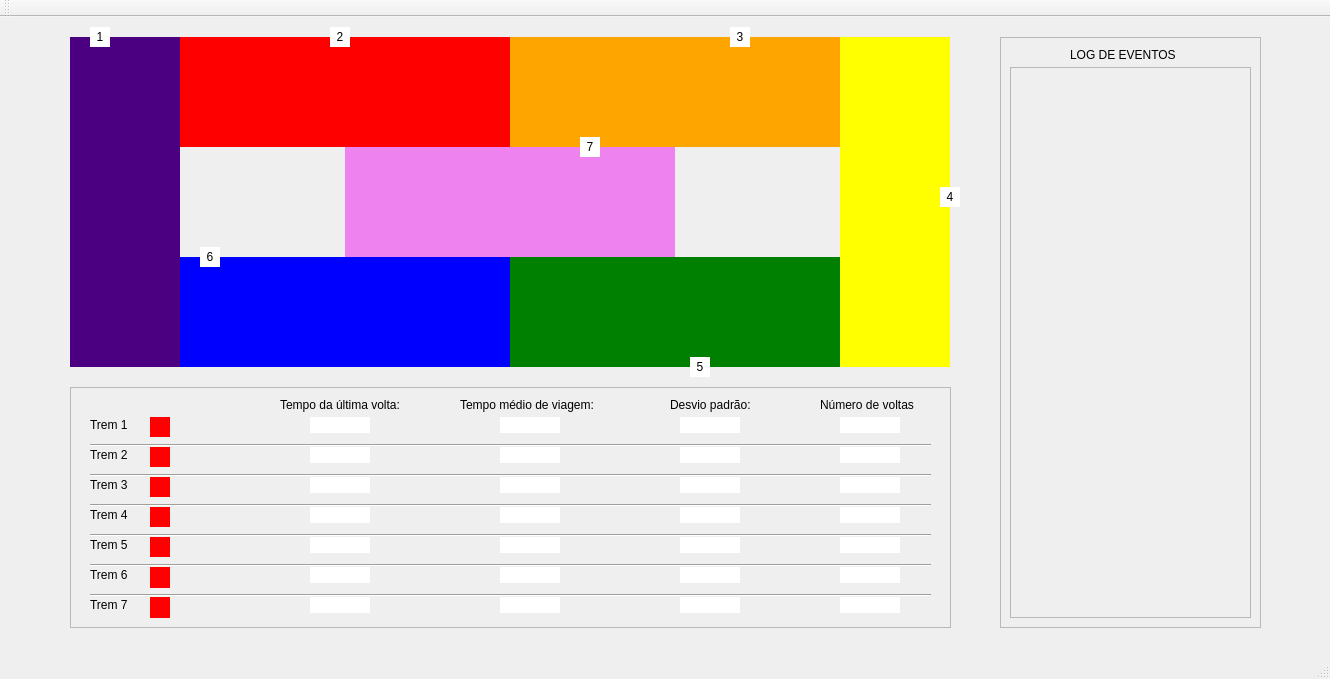
<?xml version="1.0" encoding="UTF-8"?>
<ui version="4.0">
 <class>MainWindow</class>
 <widget class="QMainWindow" name="MainWindow">
  <property name="geometry">
   <rect>
    <x>0</x>
    <y>0</y>
    <width>1330</width>
    <height>679</height>
   </rect>
  </property>
  <property name="minimumSize">
   <size>
    <width>0</width>
    <height>0</height>
   </size>
  </property>
  <property name="windowTitle">
   <string>MainWindow</string>
  </property>
  <widget class="QWidget" name="centralWidget">
   <widget class="QLabel" name="trainTrack01">
    <property name="geometry">
     <rect>
      <x>70</x>
      <y>20</y>
      <width>110</width>
      <height>330</height>
     </rect>
    </property>
    <property name="autoFillBackground">
     <bool>false</bool>
    </property>
    <property name="styleSheet">
     <string notr="true">background-color: indigo</string>
    </property>
    <property name="text">
     <string/>
    </property>
   </widget>
   <widget class="QLabel" name="train01">
    <property name="enabled">
     <bool>true</bool>
    </property>
    <property name="geometry">
     <rect>
      <x>90</x>
      <y>10</y>
      <width>20</width>
      <height>20</height>
     </rect>
    </property>
    <property name="styleSheet">
     <string notr="true">background-color: white</string>
    </property>
    <property name="text">
     <string>1</string>
    </property>
    <property name="alignment">
     <set>Qt::AlignCenter</set>
    </property>
   </widget>
   <widget class="QLabel" name="trainTrack04">
    <property name="geometry">
     <rect>
      <x>840</x>
      <y>20</y>
      <width>110</width>
      <height>330</height>
     </rect>
    </property>
    <property name="styleSheet">
     <string notr="true">background-color: yellow</string>
    </property>
    <property name="text">
     <string/>
    </property>
   </widget>
   <widget class="QLabel" name="trainTrack02">
    <property name="geometry">
     <rect>
      <x>180</x>
      <y>20</y>
      <width>330</width>
      <height>110</height>
     </rect>
    </property>
    <property name="styleSheet">
     <string notr="true">background-color: red</string>
    </property>
    <property name="text">
     <string/>
    </property>
   </widget>
   <widget class="QLabel" name="trainTrack03">
    <property name="geometry">
     <rect>
      <x>510</x>
      <y>20</y>
      <width>330</width>
      <height>110</height>
     </rect>
    </property>
    <property name="styleSheet">
     <string notr="true">background-color: orange</string>
    </property>
    <property name="text">
     <string/>
    </property>
   </widget>
   <widget class="QLabel" name="trainTrack06">
    <property name="geometry">
     <rect>
      <x>180</x>
      <y>240</y>
      <width>330</width>
      <height>110</height>
     </rect>
    </property>
    <property name="styleSheet">
     <string notr="true">background-color: blue</string>
    </property>
    <property name="text">
     <string/>
    </property>
   </widget>
   <widget class="QLabel" name="trainTrack05">
    <property name="geometry">
     <rect>
      <x>510</x>
      <y>240</y>
      <width>330</width>
      <height>110</height>
     </rect>
    </property>
    <property name="styleSheet">
     <string notr="true">background-color: green</string>
    </property>
    <property name="text">
     <string/>
    </property>
   </widget>
   <widget class="QLabel" name="trainTrack07">
    <property name="geometry">
     <rect>
      <x>345</x>
      <y>130</y>
      <width>330</width>
      <height>110</height>
     </rect>
    </property>
    <property name="styleSheet">
     <string notr="true">background-color: violet</string>
    </property>
    <property name="text">
     <string/>
    </property>
   </widget>
   <widget class="QLabel" name="train02">
    <property name="enabled">
     <bool>true</bool>
    </property>
    <property name="geometry">
     <rect>
      <x>330</x>
      <y>10</y>
      <width>20</width>
      <height>20</height>
     </rect>
    </property>
    <property name="styleSheet">
     <string notr="true">background-color: white</string>
    </property>
    <property name="text">
     <string>2</string>
    </property>
    <property name="alignment">
     <set>Qt::AlignCenter</set>
    </property>
   </widget>
   <widget class="QLabel" name="train03">
    <property name="enabled">
     <bool>true</bool>
    </property>
    <property name="geometry">
     <rect>
      <x>730</x>
      <y>10</y>
      <width>20</width>
      <height>20</height>
     </rect>
    </property>
    <property name="styleSheet">
     <string notr="true">background-color: white</string>
    </property>
    <property name="text">
     <string>3</string>
    </property>
    <property name="alignment">
     <set>Qt::AlignCenter</set>
    </property>
   </widget>
   <widget class="QLabel" name="train04">
    <property name="enabled">
     <bool>true</bool>
    </property>
    <property name="geometry">
     <rect>
      <x>940</x>
      <y>170</y>
      <width>20</width>
      <height>20</height>
     </rect>
    </property>
    <property name="styleSheet">
     <string notr="true">background-color: white</string>
    </property>
    <property name="text">
     <string>4</string>
    </property>
    <property name="alignment">
     <set>Qt::AlignCenter</set>
    </property>
   </widget>
   <widget class="QLabel" name="train05">
    <property name="enabled">
     <bool>true</bool>
    </property>
    <property name="geometry">
     <rect>
      <x>690</x>
      <y>340</y>
      <width>20</width>
      <height>20</height>
     </rect>
    </property>
    <property name="styleSheet">
     <string notr="true">background-color: white</string>
    </property>
    <property name="text">
     <string>5</string>
    </property>
    <property name="alignment">
     <set>Qt::AlignCenter</set>
    </property>
   </widget>
   <widget class="QLabel" name="train06">
    <property name="enabled">
     <bool>true</bool>
    </property>
    <property name="geometry">
     <rect>
      <x>200</x>
      <y>230</y>
      <width>20</width>
      <height>20</height>
     </rect>
    </property>
    <property name="styleSheet">
     <string notr="true">background-color: white</string>
    </property>
    <property name="text">
     <string>6</string>
    </property>
    <property name="alignment">
     <set>Qt::AlignCenter</set>
    </property>
   </widget>
   <widget class="QLabel" name="train07">
    <property name="enabled">
     <bool>true</bool>
    </property>
    <property name="geometry">
     <rect>
      <x>580</x>
      <y>120</y>
      <width>20</width>
      <height>20</height>
     </rect>
    </property>
    <property name="styleSheet">
     <string notr="true">background-color: white</string>
    </property>
    <property name="text">
     <string>7</string>
    </property>
    <property name="alignment">
     <set>Qt::AlignCenter</set>
    </property>
   </widget>
   <widget class="QFrame" name="frame">
    <property name="geometry">
     <rect>
      <x>70</x>
      <y>370</y>
      <width>881</width>
      <height>241</height>
     </rect>
    </property>
    <property name="frameShape">
     <enum>QFrame::StyledPanel</enum>
    </property>
    <property name="frameShadow">
     <enum>QFrame::Raised</enum>
    </property>
    <widget class="QLabel" name="label_average">
     <property name="geometry">
      <rect>
       <x>390</x>
       <y>10</y>
       <width>161</width>
       <height>16</height>
      </rect>
     </property>
     <property name="text">
      <string>Tempo médio de viagem:</string>
     </property>
    </widget>
    <widget class="QLabel" name="label_deviation">
     <property name="geometry">
      <rect>
       <x>600</x>
       <y>10</y>
       <width>101</width>
       <height>16</height>
      </rect>
     </property>
     <property name="text">
      <string>Desvio padrão:</string>
     </property>
    </widget>
    <widget class="QLabel" name="label_lastTime">
     <property name="geometry">
      <rect>
       <x>210</x>
       <y>10</y>
       <width>151</width>
       <height>16</height>
      </rect>
     </property>
     <property name="text">
      <string>Tempo da última volta:</string>
     </property>
    </widget>
    <widget class="QLabel" name="label_nb">
     <property name="geometry">
      <rect>
       <x>750</x>
       <y>10</y>
       <width>121</width>
       <height>16</height>
      </rect>
     </property>
     <property name="text">
      <string>Número de voltas</string>
     </property>
    </widget>
    <widget class="QLabel" name="label_train1">
     <property name="geometry">
      <rect>
       <x>20</x>
       <y>30</y>
       <width>60</width>
       <height>16</height>
      </rect>
     </property>
     <property name="text">
      <string>Trem 1</string>
     </property>
    </widget>
    <widget class="QLabel" name="sem01">
     <property name="geometry">
      <rect>
       <x>80</x>
       <y>30</y>
       <width>20</width>
       <height>20</height>
      </rect>
     </property>
     <property name="styleSheet">
      <string notr="true">background-color: red</string>
     </property>
     <property name="text">
      <string/>
     </property>
     <property name="alignment">
      <set>Qt::AlignCenter</set>
     </property>
    </widget>
    <widget class="QLabel" name="label_train2">
     <property name="geometry">
      <rect>
       <x>20</x>
       <y>60</y>
       <width>60</width>
       <height>16</height>
      </rect>
     </property>
     <property name="text">
      <string>Trem 2</string>
     </property>
    </widget>
    <widget class="QLabel" name="label_train3">
     <property name="geometry">
      <rect>
       <x>20</x>
       <y>90</y>
       <width>60</width>
       <height>16</height>
      </rect>
     </property>
     <property name="text">
      <string>Trem 3</string>
     </property>
    </widget>
    <widget class="QLabel" name="label_train4">
     <property name="geometry">
      <rect>
       <x>20</x>
       <y>120</y>
       <width>60</width>
       <height>16</height>
      </rect>
     </property>
     <property name="text">
      <string>Trem 4</string>
     </property>
    </widget>
    <widget class="QLabel" name="label_train5">
     <property name="geometry">
      <rect>
       <x>20</x>
       <y>150</y>
       <width>60</width>
       <height>16</height>
      </rect>
     </property>
     <property name="text">
      <string>Trem 5</string>
     </property>
    </widget>
    <widget class="QLabel" name="label_train6">
     <property name="geometry">
      <rect>
       <x>20</x>
       <y>180</y>
       <width>60</width>
       <height>16</height>
      </rect>
     </property>
     <property name="text">
      <string>Trem 6</string>
     </property>
    </widget>
    <widget class="QLabel" name="label_train7">
     <property name="geometry">
      <rect>
       <x>20</x>
       <y>210</y>
       <width>60</width>
       <height>16</height>
      </rect>
     </property>
     <property name="text">
      <string>Trem 7</string>
     </property>
    </widget>
    <widget class="QLabel" name="sem02">
     <property name="geometry">
      <rect>
       <x>80</x>
       <y>60</y>
       <width>20</width>
       <height>20</height>
      </rect>
     </property>
     <property name="styleSheet">
      <string notr="true">background-color: red</string>
     </property>
     <property name="text">
      <string/>
     </property>
     <property name="alignment">
      <set>Qt::AlignCenter</set>
     </property>
    </widget>
    <widget class="QLabel" name="sem03">
     <property name="geometry">
      <rect>
       <x>80</x>
       <y>90</y>
       <width>20</width>
       <height>20</height>
      </rect>
     </property>
     <property name="styleSheet">
      <string notr="true">background-color: red</string>
     </property>
     <property name="text">
      <string/>
     </property>
     <property name="alignment">
      <set>Qt::AlignCenter</set>
     </property>
    </widget>
    <widget class="QLabel" name="sem04">
     <property name="geometry">
      <rect>
       <x>80</x>
       <y>120</y>
       <width>20</width>
       <height>20</height>
      </rect>
     </property>
     <property name="styleSheet">
      <string notr="true">background-color: red</string>
     </property>
     <property name="text">
      <string/>
     </property>
     <property name="alignment">
      <set>Qt::AlignCenter</set>
     </property>
    </widget>
    <widget class="QLabel" name="sem05">
     <property name="geometry">
      <rect>
       <x>80</x>
       <y>150</y>
       <width>20</width>
       <height>20</height>
      </rect>
     </property>
     <property name="styleSheet">
      <string notr="true">background-color: red</string>
     </property>
     <property name="text">
      <string/>
     </property>
     <property name="alignment">
      <set>Qt::AlignCenter</set>
     </property>
    </widget>
    <widget class="QLabel" name="sem06">
     <property name="geometry">
      <rect>
       <x>80</x>
       <y>180</y>
       <width>20</width>
       <height>21</height>
      </rect>
     </property>
     <property name="styleSheet">
      <string notr="true">background-color: red</string>
     </property>
     <property name="text">
      <string/>
     </property>
     <property name="alignment">
      <set>Qt::AlignCenter</set>
     </property>
    </widget>
    <widget class="QLabel" name="sem07">
     <property name="geometry">
      <rect>
       <x>80</x>
       <y>210</y>
       <width>20</width>
       <height>21</height>
      </rect>
     </property>
     <property name="styleSheet">
      <string notr="true">background-color: red</string>
     </property>
     <property name="text">
      <string/>
     </property>
     <property name="alignment">
      <set>Qt::AlignCenter</set>
     </property>
    </widget>
    <widget class="QLabel" name="nb_train1">
     <property name="geometry">
      <rect>
       <x>770</x>
       <y>30</y>
       <width>60</width>
       <height>16</height>
      </rect>
     </property>
     <property name="styleSheet">
      <string notr="true">background-color: white</string>
     </property>
     <property name="text">
      <string/>
     </property>
     <property name="alignment">
      <set>Qt::AlignCenter</set>
     </property>
     <property name="textInteractionFlags">
      <set>Qt::LinksAccessibleByMouse</set>
     </property>
    </widget>
    <widget class="QLabel" name="nb_train2">
     <property name="geometry">
      <rect>
       <x>770</x>
       <y>60</y>
       <width>60</width>
       <height>16</height>
      </rect>
     </property>
     <property name="styleSheet">
      <string notr="true">background-color: white</string>
     </property>
     <property name="text">
      <string/>
     </property>
     <property name="alignment">
      <set>Qt::AlignCenter</set>
     </property>
     <property name="textInteractionFlags">
      <set>Qt::LinksAccessibleByMouse</set>
     </property>
    </widget>
    <widget class="QLabel" name="nb_train3">
     <property name="geometry">
      <rect>
       <x>770</x>
       <y>90</y>
       <width>60</width>
       <height>16</height>
      </rect>
     </property>
     <property name="styleSheet">
      <string notr="true">background-color: white</string>
     </property>
     <property name="text">
      <string/>
     </property>
     <property name="alignment">
      <set>Qt::AlignCenter</set>
     </property>
     <property name="textInteractionFlags">
      <set>Qt::LinksAccessibleByMouse</set>
     </property>
    </widget>
    <widget class="QLabel" name="nb_train4">
     <property name="geometry">
      <rect>
       <x>770</x>
       <y>120</y>
       <width>60</width>
       <height>16</height>
      </rect>
     </property>
     <property name="styleSheet">
      <string notr="true">background-color: white</string>
     </property>
     <property name="text">
      <string/>
     </property>
     <property name="alignment">
      <set>Qt::AlignCenter</set>
     </property>
     <property name="textInteractionFlags">
      <set>Qt::LinksAccessibleByMouse</set>
     </property>
    </widget>
    <widget class="QLabel" name="nb_train5">
     <property name="geometry">
      <rect>
       <x>770</x>
       <y>150</y>
       <width>60</width>
       <height>16</height>
      </rect>
     </property>
     <property name="styleSheet">
      <string notr="true">background-color: white</string>
     </property>
     <property name="text">
      <string/>
     </property>
     <property name="alignment">
      <set>Qt::AlignCenter</set>
     </property>
     <property name="textInteractionFlags">
      <set>Qt::LinksAccessibleByMouse</set>
     </property>
    </widget>
    <widget class="QLabel" name="nb_train6">
     <property name="geometry">
      <rect>
       <x>770</x>
       <y>180</y>
       <width>60</width>
       <height>16</height>
      </rect>
     </property>
     <property name="styleSheet">
      <string notr="true">background-color: white</string>
     </property>
     <property name="text">
      <string/>
     </property>
     <property name="alignment">
      <set>Qt::AlignCenter</set>
     </property>
     <property name="textInteractionFlags">
      <set>Qt::LinksAccessibleByMouse</set>
     </property>
    </widget>
    <widget class="QLabel" name="nb_train7">
     <property name="geometry">
      <rect>
       <x>770</x>
       <y>210</y>
       <width>60</width>
       <height>16</height>
      </rect>
     </property>
     <property name="styleSheet">
      <string notr="true">background-color: white</string>
     </property>
     <property name="text">
      <string/>
     </property>
     <property name="alignment">
      <set>Qt::AlignCenter</set>
     </property>
     <property name="textInteractionFlags">
      <set>Qt::LinksAccessibleByMouse</set>
     </property>
    </widget>
    <widget class="Line" name="line">
     <property name="geometry">
      <rect>
       <x>20</x>
       <y>50</y>
       <width>841</width>
       <height>16</height>
      </rect>
     </property>
     <property name="autoFillBackground">
      <bool>false</bool>
     </property>
     <property name="orientation">
      <enum>Qt::Horizontal</enum>
     </property>
    </widget>
    <widget class="Line" name="line_2">
     <property name="geometry">
      <rect>
       <x>20</x>
       <y>80</y>
       <width>841</width>
       <height>16</height>
      </rect>
     </property>
     <property name="autoFillBackground">
      <bool>false</bool>
     </property>
     <property name="orientation">
      <enum>Qt::Horizontal</enum>
     </property>
    </widget>
    <widget class="Line" name="line_3">
     <property name="geometry">
      <rect>
       <x>20</x>
       <y>110</y>
       <width>841</width>
       <height>16</height>
      </rect>
     </property>
     <property name="autoFillBackground">
      <bool>false</bool>
     </property>
     <property name="orientation">
      <enum>Qt::Horizontal</enum>
     </property>
    </widget>
    <widget class="Line" name="line_4">
     <property name="geometry">
      <rect>
       <x>20</x>
       <y>140</y>
       <width>841</width>
       <height>16</height>
      </rect>
     </property>
     <property name="autoFillBackground">
      <bool>false</bool>
     </property>
     <property name="orientation">
      <enum>Qt::Horizontal</enum>
     </property>
    </widget>
    <widget class="Line" name="line_5">
     <property name="geometry">
      <rect>
       <x>20</x>
       <y>170</y>
       <width>841</width>
       <height>16</height>
      </rect>
     </property>
     <property name="autoFillBackground">
      <bool>false</bool>
     </property>
     <property name="orientation">
      <enum>Qt::Horizontal</enum>
     </property>
    </widget>
    <widget class="Line" name="line_6">
     <property name="geometry">
      <rect>
       <x>20</x>
       <y>200</y>
       <width>841</width>
       <height>16</height>
      </rect>
     </property>
     <property name="autoFillBackground">
      <bool>false</bool>
     </property>
     <property name="orientation">
      <enum>Qt::Horizontal</enum>
     </property>
    </widget>
    <widget class="QLabel" name="stdDev_train1">
     <property name="geometry">
      <rect>
       <x>610</x>
       <y>30</y>
       <width>60</width>
       <height>16</height>
      </rect>
     </property>
     <property name="styleSheet">
      <string notr="true">background-color: white</string>
     </property>
     <property name="text">
      <string/>
     </property>
     <property name="alignment">
      <set>Qt::AlignCenter</set>
     </property>
     <property name="textInteractionFlags">
      <set>Qt::LinksAccessibleByMouse</set>
     </property>
    </widget>
    <widget class="QLabel" name="stdDev_train2">
     <property name="geometry">
      <rect>
       <x>610</x>
       <y>60</y>
       <width>60</width>
       <height>16</height>
      </rect>
     </property>
     <property name="styleSheet">
      <string notr="true">background-color: white</string>
     </property>
     <property name="text">
      <string/>
     </property>
     <property name="alignment">
      <set>Qt::AlignCenter</set>
     </property>
     <property name="textInteractionFlags">
      <set>Qt::LinksAccessibleByMouse</set>
     </property>
    </widget>
    <widget class="QLabel" name="stdDev_train3">
     <property name="geometry">
      <rect>
       <x>610</x>
       <y>90</y>
       <width>60</width>
       <height>16</height>
      </rect>
     </property>
     <property name="styleSheet">
      <string notr="true">background-color: white</string>
     </property>
     <property name="text">
      <string/>
     </property>
     <property name="alignment">
      <set>Qt::AlignCenter</set>
     </property>
     <property name="textInteractionFlags">
      <set>Qt::LinksAccessibleByMouse</set>
     </property>
    </widget>
    <widget class="QLabel" name="stdDev_train4">
     <property name="geometry">
      <rect>
       <x>610</x>
       <y>120</y>
       <width>60</width>
       <height>16</height>
      </rect>
     </property>
     <property name="styleSheet">
      <string notr="true">background-color: white</string>
     </property>
     <property name="text">
      <string/>
     </property>
     <property name="alignment">
      <set>Qt::AlignCenter</set>
     </property>
     <property name="textInteractionFlags">
      <set>Qt::LinksAccessibleByMouse</set>
     </property>
    </widget>
    <widget class="QLabel" name="stdDev_train5">
     <property name="geometry">
      <rect>
       <x>610</x>
       <y>150</y>
       <width>60</width>
       <height>16</height>
      </rect>
     </property>
     <property name="styleSheet">
      <string notr="true">background-color: white</string>
     </property>
     <property name="text">
      <string/>
     </property>
     <property name="alignment">
      <set>Qt::AlignCenter</set>
     </property>
     <property name="textInteractionFlags">
      <set>Qt::LinksAccessibleByMouse</set>
     </property>
    </widget>
    <widget class="QLabel" name="stdDev_train6">
     <property name="geometry">
      <rect>
       <x>610</x>
       <y>180</y>
       <width>60</width>
       <height>16</height>
      </rect>
     </property>
     <property name="styleSheet">
      <string notr="true">background-color: white</string>
     </property>
     <property name="text">
      <string/>
     </property>
     <property name="alignment">
      <set>Qt::AlignCenter</set>
     </property>
     <property name="textInteractionFlags">
      <set>Qt::LinksAccessibleByMouse</set>
     </property>
    </widget>
    <widget class="QLabel" name="stdDev_train7">
     <property name="geometry">
      <rect>
       <x>610</x>
       <y>210</y>
       <width>60</width>
       <height>16</height>
      </rect>
     </property>
     <property name="styleSheet">
      <string notr="true">background-color: white</string>
     </property>
     <property name="text">
      <string/>
     </property>
     <property name="alignment">
      <set>Qt::AlignCenter</set>
     </property>
     <property name="textInteractionFlags">
      <set>Qt::LinksAccessibleByMouse</set>
     </property>
    </widget>
    <widget class="QLabel" name="mediaTime_train7">
     <property name="geometry">
      <rect>
       <x>430</x>
       <y>210</y>
       <width>60</width>
       <height>16</height>
      </rect>
     </property>
     <property name="styleSheet">
      <string notr="true">background-color: white</string>
     </property>
     <property name="text">
      <string/>
     </property>
     <property name="alignment">
      <set>Qt::AlignCenter</set>
     </property>
     <property name="textInteractionFlags">
      <set>Qt::LinksAccessibleByMouse</set>
     </property>
    </widget>
    <widget class="QLabel" name="mediaTime_train3">
     <property name="geometry">
      <rect>
       <x>430</x>
       <y>90</y>
       <width>60</width>
       <height>16</height>
      </rect>
     </property>
     <property name="styleSheet">
      <string notr="true">background-color: white</string>
     </property>
     <property name="text">
      <string/>
     </property>
     <property name="alignment">
      <set>Qt::AlignCenter</set>
     </property>
     <property name="textInteractionFlags">
      <set>Qt::LinksAccessibleByMouse</set>
     </property>
    </widget>
    <widget class="QLabel" name="mediaTime_train1">
     <property name="geometry">
      <rect>
       <x>430</x>
       <y>30</y>
       <width>60</width>
       <height>16</height>
      </rect>
     </property>
     <property name="styleSheet">
      <string notr="true">background-color: white</string>
     </property>
     <property name="text">
      <string/>
     </property>
     <property name="alignment">
      <set>Qt::AlignCenter</set>
     </property>
     <property name="textInteractionFlags">
      <set>Qt::LinksAccessibleByMouse</set>
     </property>
    </widget>
    <widget class="QLabel" name="mediaTime_train6">
     <property name="geometry">
      <rect>
       <x>430</x>
       <y>180</y>
       <width>60</width>
       <height>16</height>
      </rect>
     </property>
     <property name="styleSheet">
      <string notr="true">background-color: white</string>
     </property>
     <property name="text">
      <string/>
     </property>
     <property name="alignment">
      <set>Qt::AlignCenter</set>
     </property>
     <property name="textInteractionFlags">
      <set>Qt::LinksAccessibleByMouse</set>
     </property>
    </widget>
    <widget class="QLabel" name="mediaTime_train2">
     <property name="geometry">
      <rect>
       <x>430</x>
       <y>60</y>
       <width>60</width>
       <height>16</height>
      </rect>
     </property>
     <property name="styleSheet">
      <string notr="true">background-color: white</string>
     </property>
     <property name="text">
      <string/>
     </property>
     <property name="alignment">
      <set>Qt::AlignCenter</set>
     </property>
     <property name="textInteractionFlags">
      <set>Qt::LinksAccessibleByMouse</set>
     </property>
    </widget>
    <widget class="QLabel" name="mediaTime_train4">
     <property name="geometry">
      <rect>
       <x>430</x>
       <y>120</y>
       <width>60</width>
       <height>16</height>
      </rect>
     </property>
     <property name="styleSheet">
      <string notr="true">background-color: white</string>
     </property>
     <property name="text">
      <string/>
     </property>
     <property name="alignment">
      <set>Qt::AlignCenter</set>
     </property>
     <property name="textInteractionFlags">
      <set>Qt::LinksAccessibleByMouse</set>
     </property>
    </widget>
    <widget class="QLabel" name="mediaTime_train5">
     <property name="geometry">
      <rect>
       <x>430</x>
       <y>150</y>
       <width>60</width>
       <height>16</height>
      </rect>
     </property>
     <property name="styleSheet">
      <string notr="true">background-color: white</string>
     </property>
     <property name="text">
      <string/>
     </property>
     <property name="alignment">
      <set>Qt::AlignCenter</set>
     </property>
     <property name="textInteractionFlags">
      <set>Qt::LinksAccessibleByMouse</set>
     </property>
    </widget>
    <widget class="QLabel" name="lastTime_train5">
     <property name="geometry">
      <rect>
       <x>240</x>
       <y>150</y>
       <width>60</width>
       <height>16</height>
      </rect>
     </property>
     <property name="styleSheet">
      <string notr="true">background-color: white</string>
     </property>
     <property name="text">
      <string/>
     </property>
     <property name="alignment">
      <set>Qt::AlignCenter</set>
     </property>
     <property name="textInteractionFlags">
      <set>Qt::LinksAccessibleByMouse</set>
     </property>
    </widget>
    <widget class="QLabel" name="lastTime_train7">
     <property name="geometry">
      <rect>
       <x>240</x>
       <y>210</y>
       <width>60</width>
       <height>16</height>
      </rect>
     </property>
     <property name="styleSheet">
      <string notr="true">background-color: white</string>
     </property>
     <property name="text">
      <string/>
     </property>
     <property name="alignment">
      <set>Qt::AlignCenter</set>
     </property>
     <property name="textInteractionFlags">
      <set>Qt::LinksAccessibleByMouse</set>
     </property>
    </widget>
    <widget class="QLabel" name="lastTime_train6">
     <property name="geometry">
      <rect>
       <x>240</x>
       <y>180</y>
       <width>60</width>
       <height>16</height>
      </rect>
     </property>
     <property name="styleSheet">
      <string notr="true">background-color: white</string>
     </property>
     <property name="text">
      <string/>
     </property>
     <property name="alignment">
      <set>Qt::AlignCenter</set>
     </property>
     <property name="textInteractionFlags">
      <set>Qt::LinksAccessibleByMouse</set>
     </property>
    </widget>
    <widget class="QLabel" name="lastTime_train2">
     <property name="geometry">
      <rect>
       <x>240</x>
       <y>60</y>
       <width>60</width>
       <height>16</height>
      </rect>
     </property>
     <property name="styleSheet">
      <string notr="true">background-color: white</string>
     </property>
     <property name="text">
      <string/>
     </property>
     <property name="alignment">
      <set>Qt::AlignCenter</set>
     </property>
     <property name="textInteractionFlags">
      <set>Qt::LinksAccessibleByMouse</set>
     </property>
    </widget>
    <widget class="QLabel" name="lastTime_train1">
     <property name="geometry">
      <rect>
       <x>240</x>
       <y>30</y>
       <width>60</width>
       <height>16</height>
      </rect>
     </property>
     <property name="styleSheet">
      <string notr="true">background-color: white</string>
     </property>
     <property name="text">
      <string/>
     </property>
     <property name="alignment">
      <set>Qt::AlignCenter</set>
     </property>
     <property name="textInteractionFlags">
      <set>Qt::LinksAccessibleByMouse</set>
     </property>
    </widget>
    <widget class="QLabel" name="lastTime_train3">
     <property name="geometry">
      <rect>
       <x>240</x>
       <y>90</y>
       <width>60</width>
       <height>16</height>
      </rect>
     </property>
     <property name="styleSheet">
      <string notr="true">background-color: white</string>
     </property>
     <property name="text">
      <string/>
     </property>
     <property name="alignment">
      <set>Qt::AlignCenter</set>
     </property>
     <property name="textInteractionFlags">
      <set>Qt::LinksAccessibleByMouse</set>
     </property>
    </widget>
    <widget class="QLabel" name="lastTime_train4">
     <property name="geometry">
      <rect>
       <x>240</x>
       <y>120</y>
       <width>60</width>
       <height>16</height>
      </rect>
     </property>
     <property name="styleSheet">
      <string notr="true">background-color: white</string>
     </property>
     <property name="text">
      <string/>
     </property>
     <property name="alignment">
      <set>Qt::AlignCenter</set>
     </property>
     <property name="textInteractionFlags">
      <set>Qt::LinksAccessibleByMouse</set>
     </property>
    </widget>
   </widget>
   <widget class="QFrame" name="frame_2">
    <property name="geometry">
     <rect>
      <x>1000</x>
      <y>20</y>
      <width>261</width>
      <height>591</height>
     </rect>
    </property>
    <property name="frameShape">
     <enum>QFrame::StyledPanel</enum>
    </property>
    <property name="frameShadow">
     <enum>QFrame::Raised</enum>
    </property>
    <widget class="QScrollArea" name="scrollArea">
     <property name="geometry">
      <rect>
       <x>10</x>
       <y>30</y>
       <width>241</width>
       <height>551</height>
      </rect>
     </property>
     <property name="widgetResizable">
      <bool>true</bool>
     </property>
     <widget class="QWidget" name="scrollAreaWidgetContents_2">
      <property name="geometry">
       <rect>
        <x>0</x>
        <y>0</y>
        <width>239</width>
        <height>549</height>
       </rect>
      </property>
     </widget>
    </widget>
    <widget class="QLabel" name="label">
     <property name="geometry">
      <rect>
       <x>70</x>
       <y>10</y>
       <width>111</width>
       <height>16</height>
      </rect>
     </property>
     <property name="text">
      <string>LOG DE EVENTOS</string>
     </property>
    </widget>
   </widget>
   <zorder>trainTrack02</zorder>
   <zorder>trainTrack01</zorder>
   <zorder>trainTrack04</zorder>
   <zorder>trainTrack03</zorder>
   <zorder>trainTrack06</zorder>
   <zorder>trainTrack05</zorder>
   <zorder>trainTrack07</zorder>
   <zorder>frame</zorder>
   <zorder>train01</zorder>
   <zorder>train02</zorder>
   <zorder>train03</zorder>
   <zorder>train04</zorder>
   <zorder>train05</zorder>
   <zorder>train06</zorder>
   <zorder>train07</zorder>
   <zorder>frame_2</zorder>
  </widget>
  <widget class="QMenuBar" name="menuBar">
   <property name="geometry">
    <rect>
     <x>0</x>
     <y>0</y>
     <width>1330</width>
     <height>22</height>
    </rect>
   </property>
  </widget>
  <widget class="QToolBar" name="mainToolBar">
   <attribute name="toolBarArea">
    <enum>TopToolBarArea</enum>
   </attribute>
   <attribute name="toolBarBreak">
    <bool>false</bool>
   </attribute>
  </widget>
  <widget class="QStatusBar" name="statusBar"/>
 </widget>
 <layoutdefault spacing="6" margin="11"/>
 <resources/>
 <connections/>
</ui>
